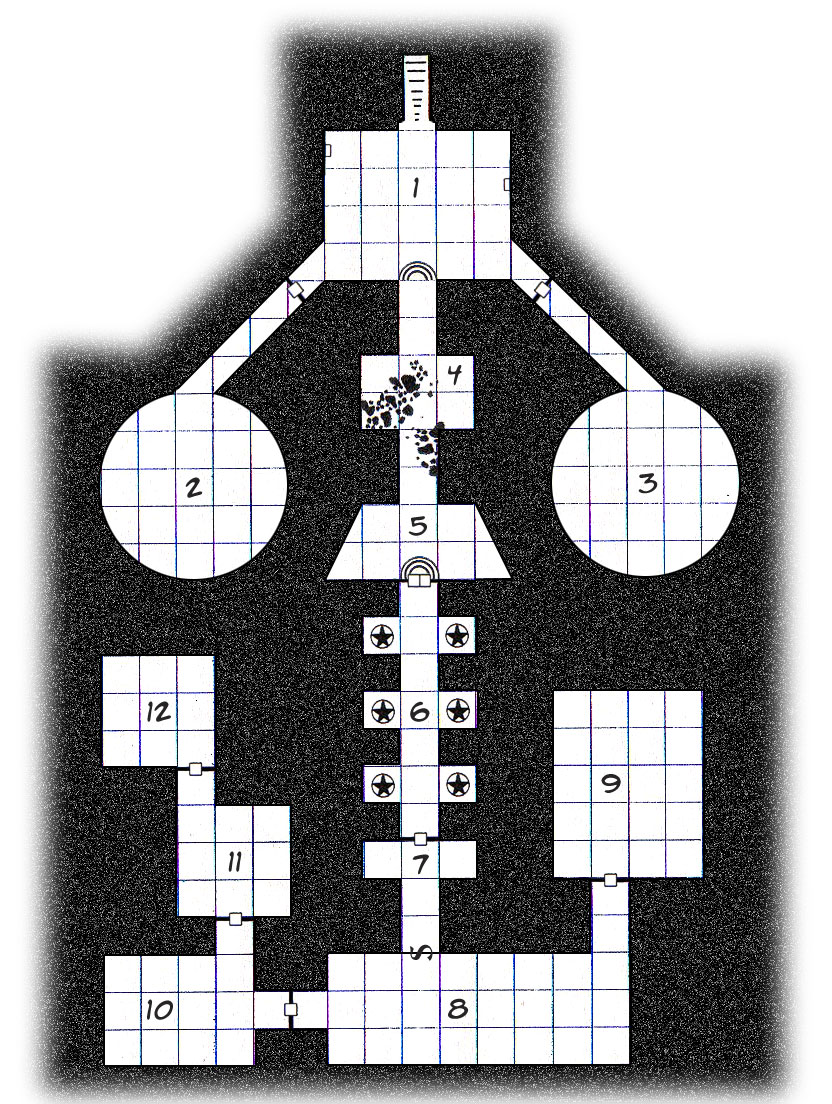

Rendered tile map (Tiled .tmx) drawn with the repository's tilesets; below, a short description and the map source with its tile grids summarised:
An orthogonal 52x69 tile map with 16x16 px tiles, 1 tile layer (Tile Layer 1) and 62 objects.

<map version="1.0" orientation="orthogonal" renderorder="right-down" width="52" height="69" tilewidth="16" tileheight="16" nextobjectid="70">
 <tileset firstgid="1" name="dungeon-017" tilewidth="16" tileheight="16" tilecount="3588" columns="52">
  <image source="../tilesets/dungeon-017.jpg" width="834" height="1104" />
 </tileset>
 <layer name="Tile Layer 1" width="52" height="69">
  <data>[3588 cells, 3588 non-empty, 3588 distinct tile ids]</data>
 </layer>
 <objectgroup color="#ff0000" name="walls">
  <object id="1" x="432" y="288" width="80" height="64" />
  <object id="2" x="320" y="288" width="80" height="64" />
  <object id="3" x="272" y="352" width="80" height="80" />
  <object id="4" x="496" y="352" width="64" height="80" />
  <object id="7" x="288" y="432" width="112" height="64" />
  <object id="8" x="448" y="432" width="96" height="64" />
  <object id="9" x="240" y="48" width="80" height="192" />
  <object id="10" x="320" y="48" width="80" height="80" />
  <object id="11" x="432" y="48" width="80" height="80" />
  <object id="12" x="512" y="48" width="80" height="192" />
  <object id="13" x="224" y="576" width="144" height="224" />
  <object id="14" x="480" y="576" width="80" height="304" />
  <object id="15" x="432" y="880" width="160" height="80" />
  <object id="16" x="496" y="496" width="64" height="80" />
  <object id="17" x="464" y="496" width="32" height="16" />
  <object id="18" x="480" y="512" width="16" height="16" />
  <object id="19" x="288" y="496" width="48" height="80" />
  <object id="20" x="336" y="496" width="16" height="48" />
  <object id="21" x="352" y="496" width="48" height="16" />
  <object id="22" x="432" y="496" width="32" height="16" />
  <object id="23" x="432" y="432" width="16" height="64" />
  <object id="24" x="480" y="352" width="16" height="80" />
  <object id="25" x="512" y="304" width="32" height="48" />
  <object id="26" x="544" y="336" width="16" height="16" />
  <object id="27" x="560" y="576" width="144" height="112" />
  <object id="28" x="704" y="560" width="64" height="528" />
  <object id="29" x="624" y="880" width="80" height="208" />
  <object id="30" x="320" y="1072" width="304" height="16" />
  <object id="32" x="256" y="1024" width="80" height="64" />
  <object id="33" x="48" y="1056" width="208" height="32" />
  <object id="34" x="64" y="960" width="48" height="96" />
  <object id="35" x="64" y="944" width="160" height="16" />
  <object id="36" x="192" y="912" width="32" height="32" />
  <object id="37" x="256" y="912" width="80" height="80" />
  <object id="38" x="288" y="800" width="80" height="112" />
  <object id="39" x="336" y="912" width="64" height="32" />
  <object id="40" x="368" y="880" width="32" height="32" />
  <object id="41" x="448" y="800" width="32" height="48" />
  <object id="42" x="368" y="800" width="32" height="48" />
  <object id="43" x="368" y="736" width="32" height="32" />
  <object id="44" x="432" y="736" width="48" height="32" />
  <object id="45" x="368" y="656" width="32" height="32" />
  <object id="46" x="448" y="656" width="32" height="32" />
  <object id="50" x="432" y="576" width="48" height="48" />
  <object id="51" x="368" y="576" width="32" height="48" />
  <object id="52" x="48" y="768" width="128" height="176" />
  <object id="53" x="176" y="912" width="16" height="32" />
  <object id="54" x="48" y="592" width="48" height="176" />
  <object id="55" x="96" y="576" width="128" height="80" />
  <object id="56" x="48" y="352" width="48" height="240" />
  <object id="57" x="96" y="352" width="80" height="48" />
  <object id="58" x="736" y="368" width="48" height="192" />
  <object id="59" x="656" y="352" width="80" height="32" />
  <object id="60" x="624" y="304" width="32" height="48" />
  <object id="61" x="592" y="272" width="32" height="48" />
  <object id="62" x="560" y="240" width="32" height="48" />
  <object id="64" x="544" y="240" width="16" height="16" />
  <object id="65" x="368" y="16" width="96" height="32" />
  <object id="66" x="144" y="320" width="64" height="32" />
  <object id="67" x="176" y="288" width="64" height="32" />
  <object id="68" x="208" y="256" width="64" height="32" />
  <object id="69" x="224" y="240" width="80" height="16" />
 </objectgroup>
</map>